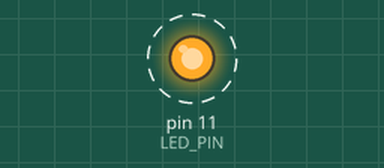
Simulated run of this sketch. Board: Arduino Uno, built with avr-gcc and run on an emulated ATmega328P. Shown: output pins drawn as LEDs (lit = HIGH). Dashed ring = blinking.

Above: at 0.1 s.
Timing chart, 0 to 3.0 s (numbered marks = the images above):
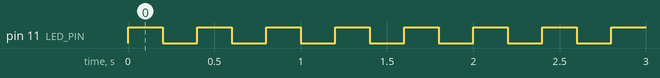

The sketch:

sample_1led3.ino
```cpp
/*
Sample Program 3 for LED.
For Lecture of "Embedded System"
in Department of Mechanical Systems Engineering,
Faculty of Systems Design,
Tokyo Metropolitan University.
Oct. 2020. N.Takesue
*/

const int LED_PIN = 11;         // LEDを接続したピン番号を定義
const int TIME_LED_ON = 200;    // LEDの点灯時間[ms]
const int TIME_LED_OFF = 200;   // LEDの消灯時間[ms]

void setup()
{
  pinMode(LED_PIN, OUTPUT);     // LEDのピンを出力モードに設定
}

void loop()
{
  digitalWrite(LED_PIN, HIGH);  // LEDのピンからHIGHを出力
  delay(TIME_LED_ON);           // TIME_LED_ONミリ秒待機
  digitalWrite(LED_PIN, LOW);   // LEDのピンからLOWを出力
  delay(TIME_LED_OFF);          // TIME_LED_OFFミリ秒待機
}
```

Measured:
- by itself, pin 11 (LED_PIN): alternates HIGH for 0.20 s and LOW for 0.20 s
